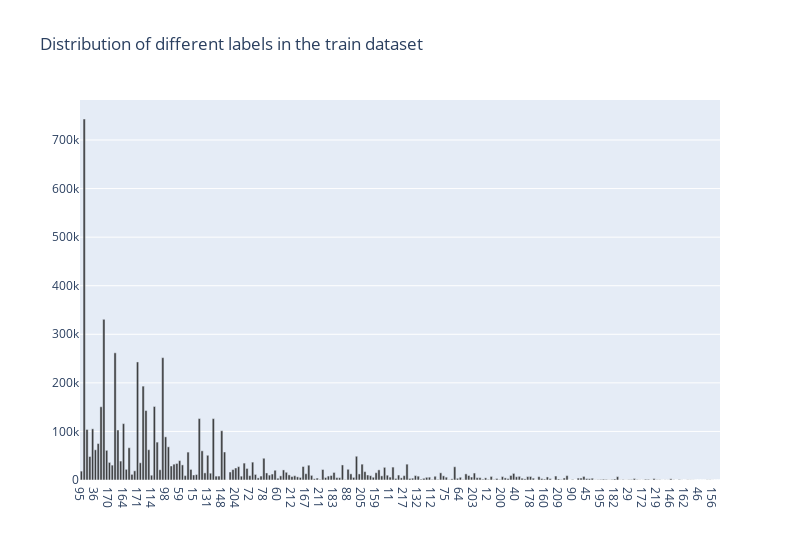

The cell this chart's notebook holds for it:
### Markdown cell above
## 1.2 What is the event rate in dataset ?

### Code cell
from collections import Counter

train_labels = Counter(train_annotations)

xvalues = list(train_labels.keys())
yvalues = list(train_labels.values())

trace1 = go.Bar(x=xvalues, y=yvalues, opacity=0.8, name="year count", marker=dict(color='rgba(20, 20, 20, 1)'))
layout = dict(width=800, title='Distribution of different labels in the train dataset', legend=dict(orientation="h"));

fig = go.Figure(data=[trace1], layout=layout);
iplot(fig);

### Figure 1 — Plotly figure (JSON) as saved in the notebook; plotly's stock layout.template omitted (floating-point values rounded to 4 significant figures; data arrays with more than 128 entries replaced by an {"elided": "..."} marker saying what was removed)
{"data": [{"marker": {"color": "rgba(20, 20, 20, 1)"}, "name": "year count", "opacity": 0.8, "type": "bar", "x": {"elided": "228 str values"}, "y": {"elided": "228 int values"}}], "layout": {"legend": {"orientation": "h"}, "title": {"text": "Distribution of different labels in the train dataset"}, "width": 800}}
